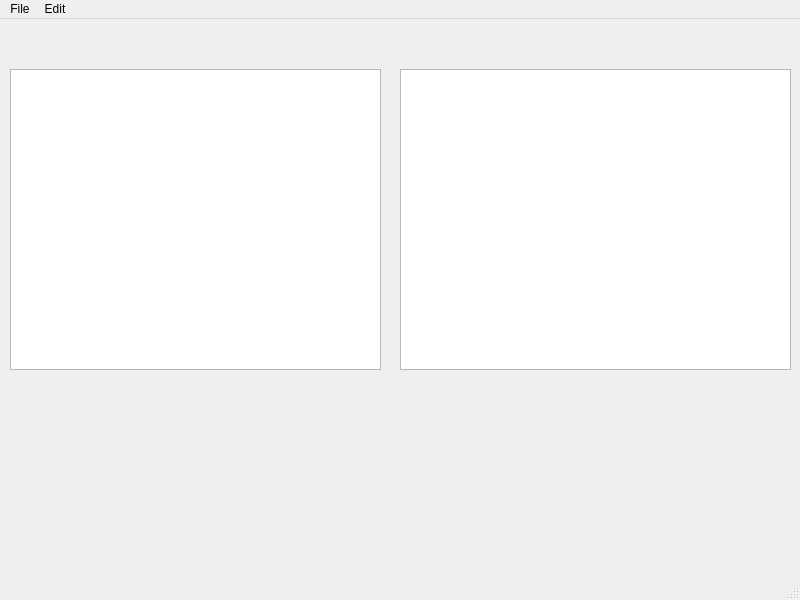
<?xml version="1.0" encoding="UTF-8"?>
<ui version="4.0">
 <class>MainWindow</class>
 <widget class="QMainWindow" name="MainWindow">
  <property name="geometry">
   <rect>
    <x>0</x>
    <y>0</y>
    <width>800</width>
    <height>600</height>
   </rect>
  </property>
  <property name="windowTitle">
   <string>MainWindow</string>
  </property>
  <widget class="QWidget" name="centralwidget">
   <widget class="QGraphicsView" name="graphicsView">
    <property name="geometry">
     <rect>
      <x>10</x>
      <y>50</y>
      <width>371</width>
      <height>301</height>
     </rect>
    </property>
   </widget>
   <widget class="QGraphicsView" name="graphicsView_2">
    <property name="geometry">
     <rect>
      <x>400</x>
      <y>50</y>
      <width>391</width>
      <height>301</height>
     </rect>
    </property>
   </widget>
   <widget class="QLabel" name="label_date_time">
    <property name="geometry">
     <rect>
      <x>360</x>
      <y>10</y>
      <width>131</width>
      <height>31</height>
     </rect>
    </property>
    <property name="font">
     <font>
      <pointsize>10</pointsize>
      <bold>true</bold>
     </font>
    </property>
    <property name="text">
     <string/>
    </property>
   </widget>
  </widget>
  <widget class="QMenuBar" name="menubar">
   <property name="geometry">
    <rect>
     <x>0</x>
     <y>0</y>
     <width>800</width>
     <height>22</height>
    </rect>
   </property>
   <widget class="QMenu" name="menuFile">
    <property name="title">
     <string>File</string>
    </property>
    <addaction name="actionOpen"/>
    <addaction name="actionSave"/>
    <addaction name="actionQuit"/>
   </widget>
   <widget class="QMenu" name="menuEdit">
    <property name="title">
     <string>Edit</string>
    </property>
    <addaction name="actiongray"/>
    <addaction name="actionMono"/>
    <addaction name="actionRed"/>
    <addaction name="actionGreen"/>
    <addaction name="actionBlue"/>
   </widget>
   <addaction name="menuFile"/>
   <addaction name="menuEdit"/>
  </widget>
  <widget class="QStatusBar" name="statusbar"/>
  <action name="actionOpen">
   <property name="text">
    <string>Open</string>
   </property>
  </action>
  <action name="actionQuit">
   <property name="text">
    <string>Quit</string>
   </property>
  </action>
  <action name="actiongray">
   <property name="text">
    <string>Gray</string>
   </property>
  </action>
  <action name="actionMono">
   <property name="text">
    <string>Mono</string>
   </property>
  </action>
  <action name="actionSave">
   <property name="text">
    <string>Save</string>
   </property>
  </action>
  <action name="actionRed">
   <property name="text">
    <string>Red</string>
   </property>
  </action>
  <action name="actionGreen">
   <property name="text">
    <string>Green</string>
   </property>
  </action>
  <action name="actionBlue">
   <property name="text">
    <string>Blue</string>
   </property>
  </action>
 </widget>
 <resources/>
 <connections/>
</ui>
